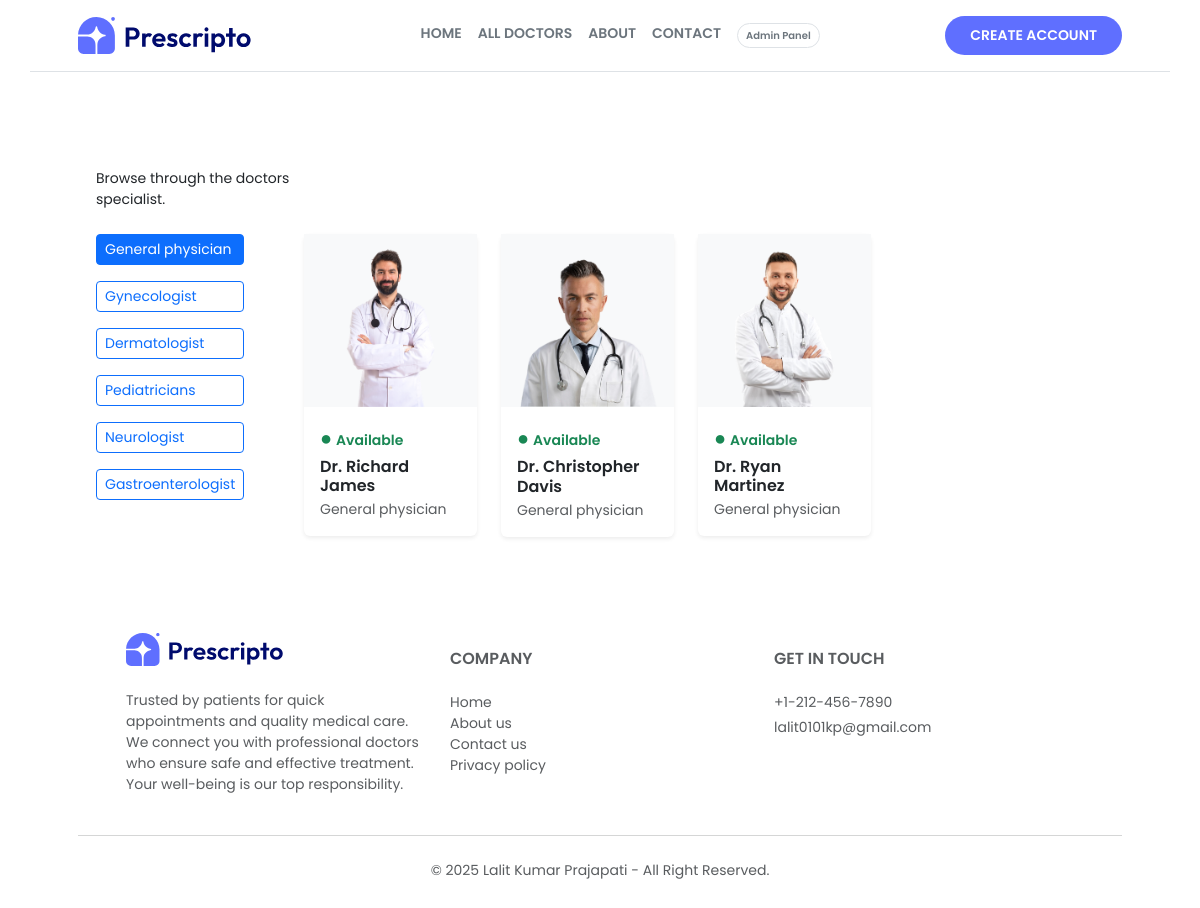
/doctor/General physician/, run on the app's committed database.
### appointment/models.py (models this page shows, shortened)
class Doctor(models.Model):
    image = models.ImageField(upload_to='doctor_image')
    name = models.CharField(max_length=100)
    email = models.EmailField()
    username = models.CharField(max_length=255, unique=True)
    password = models.CharField(max_length=100)
    experience = models.IntegerField()
    fees = models.FloatField()
    category = models.ForeignKey(Category, on_delete=models.CASCADE)
    degree = models.CharField(max_length=50)
    about = models.TextField()
    address = models.TextField()

class Category(models.Model):
    name = models.CharField(max_length=100)
    def __str__(self):
        return self.name

### appointment/views.py (the view)
# urls.py: path('doctor/<str:category_name>/', views.doctor, name='doctor'),
def doctor(request, category_name):
    if category_name == 'all doctor':
        doctors = Doctor.objects.all()
    else:
        doctors = Doctor.objects.filter(category__name=category_name)
    return render(request, 'doctor.html', {'doctors': doctors, 'category_name': category_name})

### templates/doctor.html
{% extends "layout.html" %}
{% load static %}
{% block contant %}
    <section class="mt-5 px-5">
        <div class="container px-5 py-5">
            <p class="mb-4 small">
                Browse through the doctors <br> specialist.
            </p>
            <div class="row">
                <div class="col-md-2 mb-4">
                    <div class="d-flex flex-column gap-3">
                        <a href="{% url "doctor" 'General physician' %}" class="btn {% if category_name == 'General physician' %}btn-primary {% else %}btn-outline-primary{% endif %} btn-sm text-start">General physician</a>
                        <a href="{% url "doctor" 'Gynecologist' %}" class="btn {% if category_name == 'Gynecologist' %}btn-primary {% else %} btn-outline-primary {% endif %} btn-sm text-start">Gynecologist</a>
                        <a href="{% url "doctor" 'Dermatologist' %}" class="btn {% if category_name == 'Dermatologist' %}btn-primary {% else %} btn-outline-primary {% endif %} btn-sm text-start">Dermatologist</a>
                        <a href="{% url "doctor" 'Pediatricians' %}" class="btn {% if category_name == 'Pediatricians' %}btn-primary {% else %} btn-outline-primary {% endif %} btn-sm text-start">Pediatricians</a>
                        <a href="{% url "doctor" 'Neurologist' %}" class="btn {% if category_name == 'Neurologist' %}btn-primary {% else %} btn-outline-primary {% endif %} btn-sm text-start">Neurologist</a>
                        <a href="{% url "doctor" 'Gastroenterologist' %}" class="btn {% if category_name == 'Gastroenterologist' %}btn-primary {% else %} btn-outline-primary {% endif %} btn-sm text-start">Gastroenterologist</a>
                    </div>
                </div>
                <div class="col-md-10 px-5">
                <div class="row row-cols-1 row-cols-sm-2 row-cols-md-4 g-4">
                    {% for doctor in doctors %}
                        <div class="col">
                            <div class="card border-0 rounded shadow-sm card-hover-up">
                                <div class="bg-light d-flex justify-content-center">
                                    <a href="{% url "doctor_info" doctor.id %}">
                                        <img src="{{  doctor.image.url  }}" alt="Doctor" class="img-fluid" style="width: 180px; object-fit: contain;">
                                    </a>
                                </div>
                                <div class="card-body pb-3">
                                    <p class="text-success small fw-semibold mb-1">
                                        <span class="text-success me-1 fs-5">●</span>Available
                                    </p>
                                    <h6 class="card-title fw-semibold mb-1">{{ doctor.name }}</h6>
                                    <p class="text-muted small mb-0">{{ doctor.category }}</p>
                                </div>
                            </div>
                        </div>
                    {% endfor %}
                </div>
                </div>
            </div>
        </div>
    </section>
{% endblock %}

### templates/layout.html (style rules this page uses)
body { font-family: "Poppins", sans-serif; }
.card-hover-up { transition: transform 0.3s ease; }

### data on the page
Doctor: image (picture), name "Dr. Richard James", category "General physician"
Doctor: image (picture), name "Dr. Christopher Davis", category "General physician"
Doctor: image (picture), name "Dr. Ryan Martinez", category "General physician"
